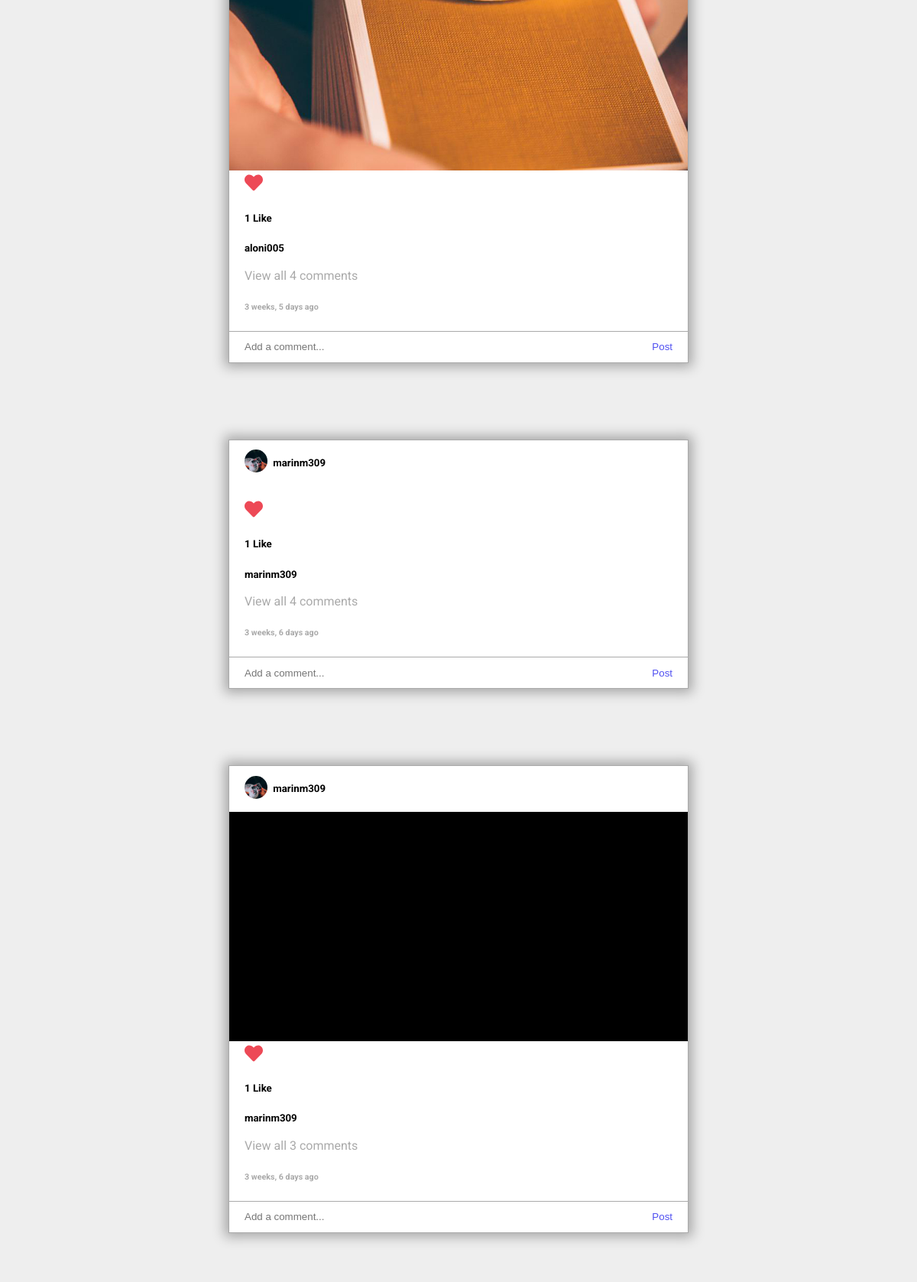
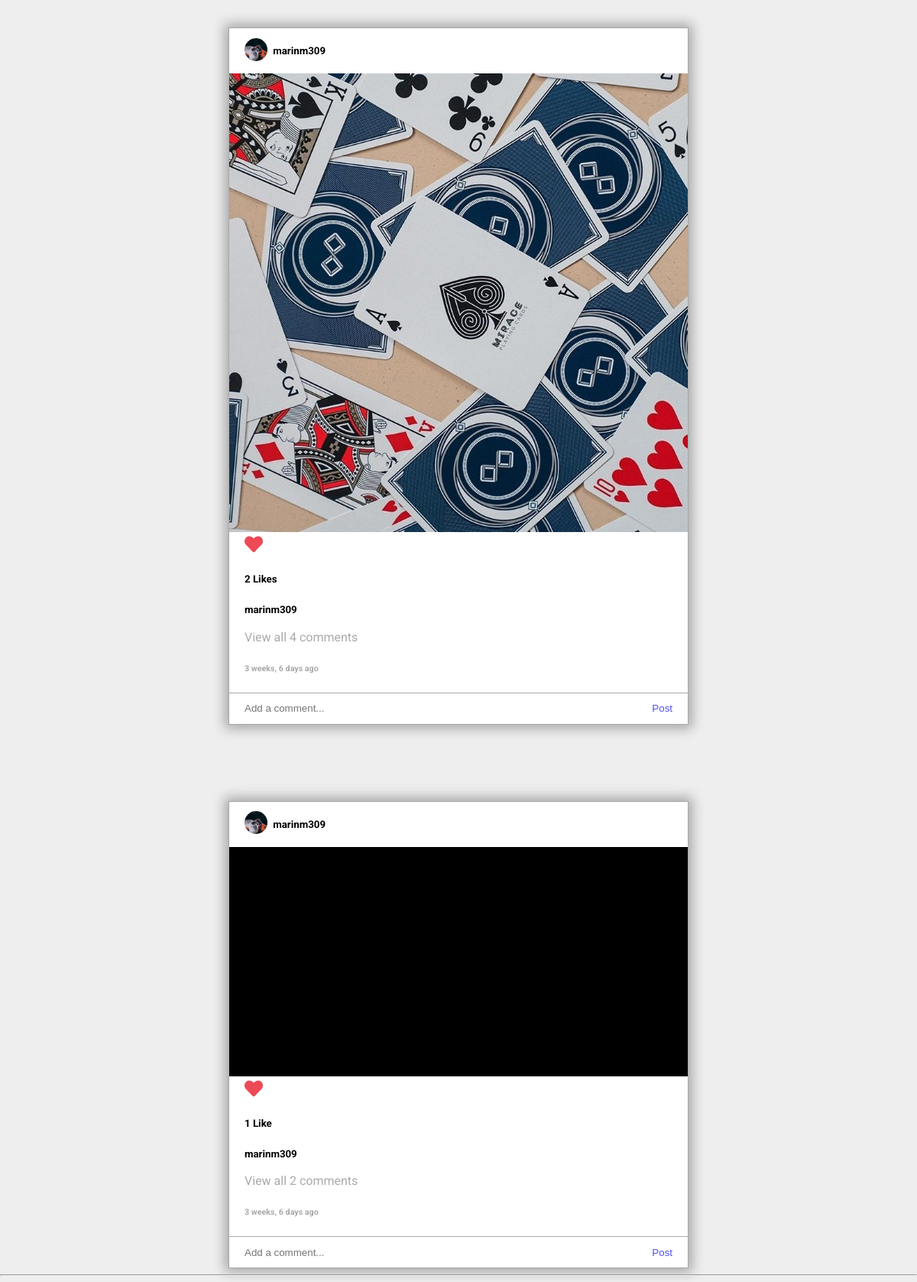
The app's page / (signed in, lower part), older data (2 pictures, top to bottom).
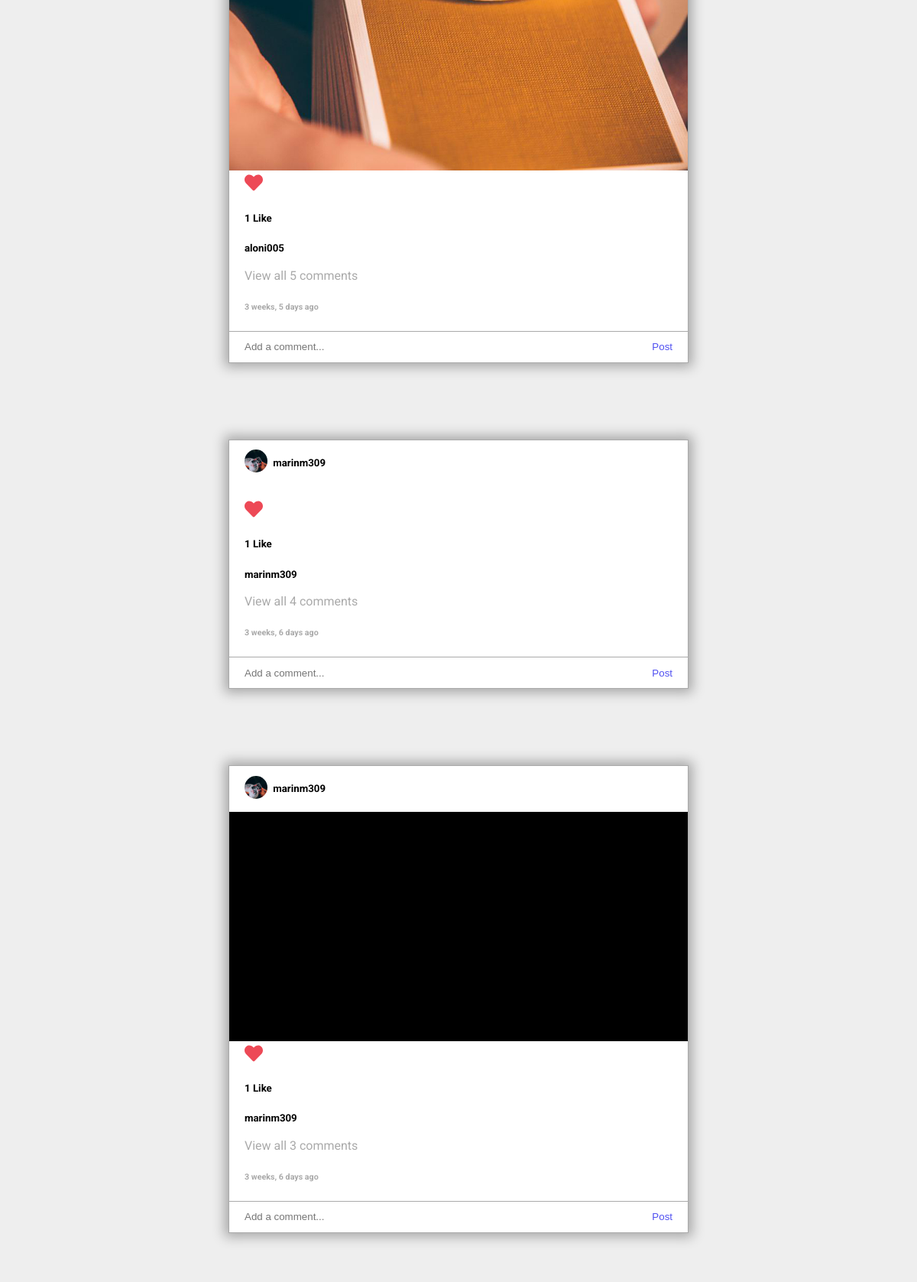
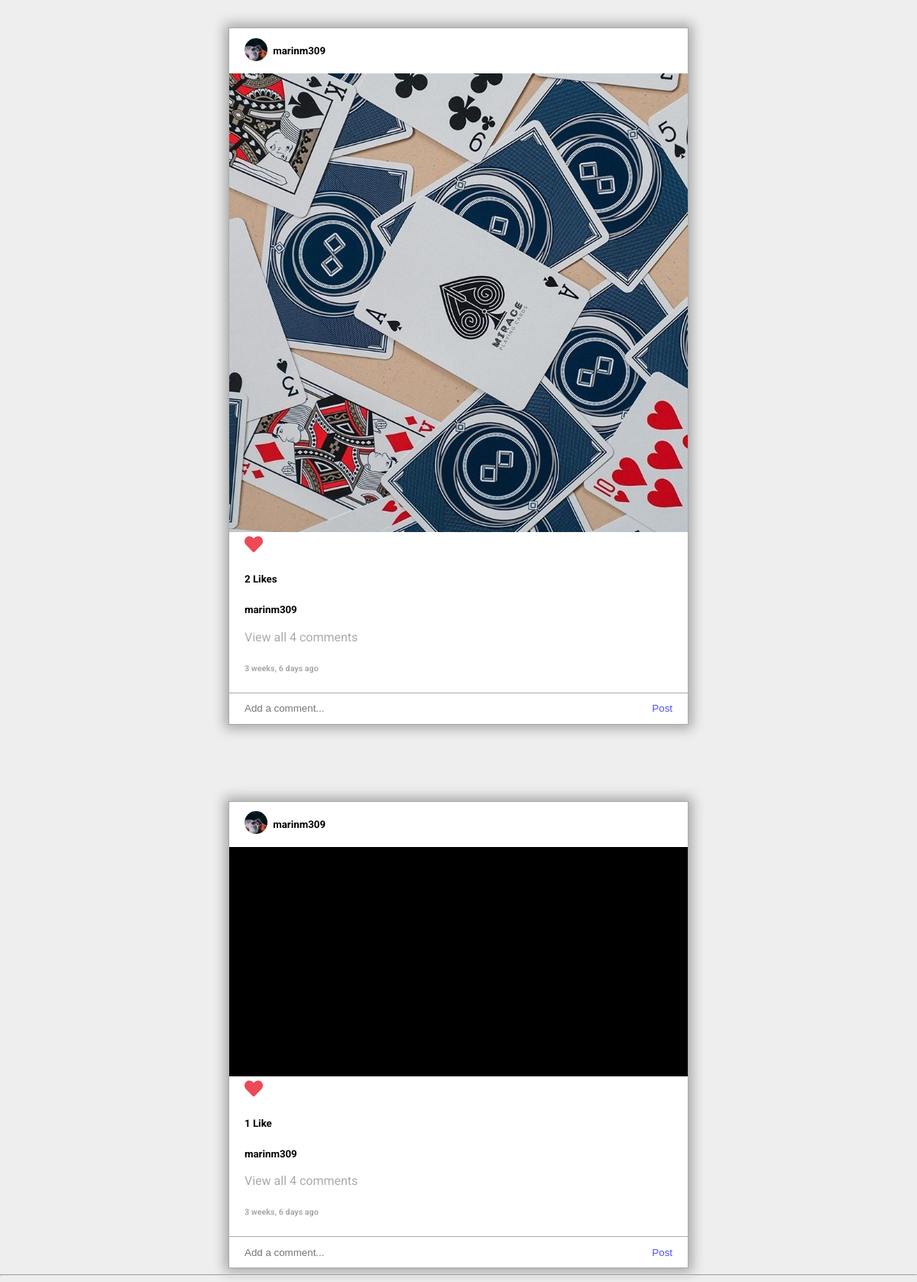
The same page, newer data (2 pictures, top to bottom).
### posts/models.py (models this page shows, shortened)
class Post(models.Model):
    id = models.UUIDField(default=uuid.uuid4, primary_key=True, unique=True, editable=False)
    created = models.DateTimeField(auto_now_add=True)
    user = models.ForeignKey(Profile, null=True, on_delete=models.CASCADE)
    title = models.CharField(max_length=100, null=True, blank=True)
    description = models.TextField(blank=True, null=True)
    like = models.IntegerField(default=0, null=True)
    num_of_comments = models.IntegerField(default=0, null=True)
    photo = models.ImageField(null=True, upload_to='posts')
    file_upload = models.FileField(null=True, upload_to='posts', validators=[FileExtensionValidator(allowed_extensions=['MOV','avi','mp4','webm','mkv','png','jpg'])])
    post_type = models.CharField(max_length=100, null=True)
    user_liked = models.ForeignKey('Likes', on_delete=models.SET_NULL, null=True)
    def get_date(self):
        return humanize.naturaltime(self.created)
    def num_of_likes(self):
        likes = Likes.objects.filter(post_liked = self)
        return len(likes)
    def num_of_comments(self):
        comments = Comments.objects.filter(post=self)
        return len(comments)

### users/models.py (models this page shows, shortened)
class Profile(models.Model):
    id = models.UUIDField(default=uuid.uuid4, unique=True, primary_key=True, editable=False)
    created = models.DateTimeField(auto_now_add=True)
    user = models.OneToOneField(User, null=True, on_delete=models.CASCADE)
    username = models.CharField(max_length=100, null=True)
    first_name = models.CharField(max_length=100, null=True, blank=True)
    last_name = models.CharField(max_length=100, null=True, blank=True)
    email = models.CharField(max_length=200, null=True, blank=True)
    bio = models.TextField(null=True, blank=True)
    address = models.CharField(max_length=200, null=True, blank=True)
    phone_number = models.CharField(max_length=20, null=True, blank=True)
    followers = models.ForeignKey('UserFollowers', on_delete=models.CASCADE, null=True, blank=True)
    profile_pic = models.ImageField(null=True, blank=True, upload_to='profiles/', default='profiles/default.png')
    total_followers = models.IntegerField(default=0, null=True)
    total_following = models.IntegerField(default=0, null=True)
    total_posts = models.IntegerField(default=0, null=True)
    is_active = models.BooleanField(default=False, null=True)
    last_seen = models.DateTimeField(blank=True, null=True)
    def __str__(self) -> str:
        return str(self.user)

### posts/views.py (the view)
# urls.py: path('', views.home, name='home'),
@login_required(login_url='login')
def home(request):
    user = request.user.profile
    following = UserFollowers.objects.filter(follower=user.user)
    stories = []
    user_stories = Story.objects.filter(user=user)
    print(user_stories)
    if len(user_stories) > 0:
        for i in user_stories:
            stories.append(i)
            break
    for i in following:
        story = Story.objects.filter(user=i.user)
        if len(story) > 0:
            for j in story:
                stories.append(j)
                break
    all_stories = Story.objects.all()
    for i in all_stories:
        if i.time_to_delete():
            i.delete()
    lst = []
    for i in following:
        lst.append(i.user)
    posts = Post.objects.all()
    posts = Post.objects.order_by('-created')
    comments = Comments.objects.all()
    dic = {}
    user_liked = Likes.objects.filter(user=user)
    test_lst = []
    for i in user_liked:
        test_lst.append(i.post_liked.id)
    for comment in comments:
        if comment.post not in dic:
            dic[comment.post] = [comment.description]
        else:
            dic[comment.post].append(comment.description)
    context = {'posts': posts, 'comments': comments, 'following': following, 'lst': lst, 'user': user, 'dic': dic, 'test_lst': test_lst, 'stories': stories}
    return render(request, 'posts/home.html', context)

### posts/models.py (called while the page is built)
    def time_to_delete(self):
        time = humanize.naturaltime(self.created)
        if 'day' in str(time):
            return True
        return False

    def __str__(self) -> str:
        return self.user.username

### posts/templates/posts/home.html (shortened to what this page needs)
{% extends 'main.html' %}
{% block content %}
{% load static %}
{% for post in posts %}
{% if post.user in lst or post.user == user %}
<div class="post-wrapper">
        <div class="post-top">
            {% if post.user != user %}
            <div class="user-img home"><a href="{% url 'profile' post.user %}"><img src="{{post.user.user.profile.profile_pic.url}}" alt=""></a></div>
            <div style="margin-right: 34%;" class="user-name"><h5><a href="{% url 'profile' post.user %}">{{post.user}}</a></h5></div>
            {% else %}
            <div class="user-img home"><a href="{% url 'profile' post.user %}"><img src="{{post.user.user.profile.profile_pic.url}}" alt=""></a></div>
            <div style="margin-right: 58%;" class="user-name"><h5><a href="{% url 'profile' post.user %}">{{post.user}}</a></h5></div>
            {% endif %}
        </div>
        {% if post.post_type == 'photo' %}
        <div class="post-img"><img src="{{post.file_upload.url}}" alt=""></div>
        {% elif post.post_type == 'video' %}
        <div class="post-img">
            <video autoplay muted width="400">
                <source src="{{post.file_upload.url}}" type="video/mp4">
            </video>
        </div>
        {% endif %}
        <div class="post-bottom">
            <div class="post-like">
                {% if post.id not in test_lst %}
                <div class="like-btn"><a class="like" href="{% url 'like-post' post.id %}"><svg id="{{post.id}}6969" class="black-hearth _8-yf5 " xmlns="http://www.w3.org/2000/svg" viewBox="0 0 512 512"><path d="M458.4 64.3C400.6 15.7 311.3 23 256 79.3 200.7 23 111.4 15.6 53.6 64.3-21.6 127.6-10.6 230.8 43 285.5l175.4 178.7c10 10.2 23.4 15.9 37.6 15.9 14.3 0 27.6-5.6 37.6-15.8L469 285.6c53.5-54.7 64.7-157.9-10.6-221.3zm-23.6 187.5L259.4 430.5c-2.4 2.4-4.4 2.4-6.8 0L77.2 251.8c-36.5-37.2-43.9-107.6 7.3-150.7 38.9-32.7 98.9-27.8 136.5 10.5l35 35.7 35-35.7c37.8-38.5 97.8-43.2 136.5-10.6 51.1 43.1 43.5 113.9 7.3 150.8z"/></svg></a></div>
                {% else %}
                <div class="like-btn"><a class="like" href="{% url 'like-post' post.id %}"><svg id="{{post.id}}6969" class="red-hearth _8-yf5 " xmlns="http://www.w3.org/2000/svg" viewBox="0 0 512 512"><path d="M462.3 62.6C407.5 15.9 326 24.3 275.7 76.2L256 96.5l-19.7-20.3C186.1 24.3 104.5 15.9 49.7 62.6c-62.8 53.6-66.1 149.8-9.9 207.9l193.5 199.8c12.5 12.9 32.8 12.9 45.3 0l193.5-199.8c56.3-58.1 53-154.3-9.8-207.9z"/></svg></a></div>
                {% endif %}
                <div class="like-num"><h5><span class="ajax-likes" id="{{post.id}}">{{post.num_of_likes}}</span> Like{{post.num_of_likes|pluralize:"s"}}</h5></div>
            </div>
            <div class="post-description"><span><h5>{{post.user}}</h5></span><p>{{post.description}}</p></div>
            <div class="post-comments">
                <div class="view-comments"><p><a href="{% url 'single-post' post.id %}">View all <span class="{{post.id}}">{{post.num_of_comments}}</span> comment{{post.num_of_comments|pluralize:"s"}}</a></p></div>
                <div class="time-ago"><h6>{{post.get_date}}</h6></div>
                <div class="add-comments">
                    <form action="{% url 'create-comment' post.id %}" method="POST">
                        <input class="type-comments" id="o{{post.id}}" type="text" placeholder="Add a comment..." name="comment">
                        <input class="post-comments comment-btn" value="Post" type="submit" data-href="{% url 'create-comment' post.id %}" data-id="o{{post.id}}">
                    </form>
                </div>
            </div>
        </div>
</div>
{% endif %}
{% endfor %}
<hr>
{% endblock content %}

### templates/main.html (shortened to what this page needs)
<!DOCTYPE html>
{% load static %}
<html lang="en">
<head>
    <link rel="stylesheet" href="{% static 'css/style.css' %}">
    <link rel='stylesheet' href='https://cdnjs.cloudflare.com/ajax/libs/font-awesome/4.7.0/css/font-awesome.min.css'>
    <link rel="stylesheet" href="https://cdnjs.cloudflare.com/ajax/libs/font-awesome/4.7.0/css/font-awesome.min.css">
</head>
<body>
    {% block content %}
    {% endblock content %}
</body>
</html>

### static/css/style.css (style rules this page uses)
body { margin: 0; background-color: #eee; font-family: 'Roboto', sans-serif; color: black; width: auto; }
a { text-decoration: none; color: black; }
.post-wrapper { border: none; background-color: white; width: 600px; height: auto; margin: 0 auto; margin-top: 100px; border: 1px solid rgb(170, 170, 170); -webkit-box-shadow: 0px 0px 15px 5px rgba(0,0,0,0.3); box-shadow: 0px 0px 15px 5px rgba(0,0,0,0.3); min-width: 300px; }
.post-top { display: flex; align-items: center; justify-content: space-between; width: 50%; }
.user-img { grid-area: image; display: grid; width: 30px; margin-right: 20px; object-fit: cover; }
.home { margin-right: 0; }
.user-img img { border-radius: 50%; width: 30px; height: 30px; overflow: hidden; margin-left: 20px; object-fit: cover; }
.post-img img { width: 100%; max-height: 90vh; object-fit: cover; background-color: #eee; background-color: black; }
.post-img video { width: 100%; max-height: 90vh; object-fit: contain; background-color: #eee; background-color: black; }
.post-like { padding: 0 20px; }
.post-description { display: flex; align-items: center; height: 20px; padding: 0 20px; }
.post-description span { padding-right: 5px; }
.view-comments a { color: rgb(170, 170, 170); padding: 0 20px; }
.time-ago h6 { color: rgb(170, 170, 170); padding: 0 20px; }
.add-comments { border-top: 1px solid rgb(170, 170, 170); }
.add-comments input { border: none; background-color: white; padding: 0 20px; }
.add-comments form { display: flex; justify-content: space-between; align-items: center; height: 40px; width: 100%; }
.type-comments { width: 600px; }
.post-comments { position: relative; }
.post-comments input[type=submit] { color: rgb(80, 80, 241); cursor: pointer; }
._8-yf5 { height: 24px; width: 24px; }
.red-hearth { fill:#ed4956; }

Row changes from the older to the newer data that the page shows:
computed for Post "3 weeks, 5 days ago": num_of_comments "4" → "5"
changed Post (number 5 of 5 on the later page): num_of_comments "2" → "4"
